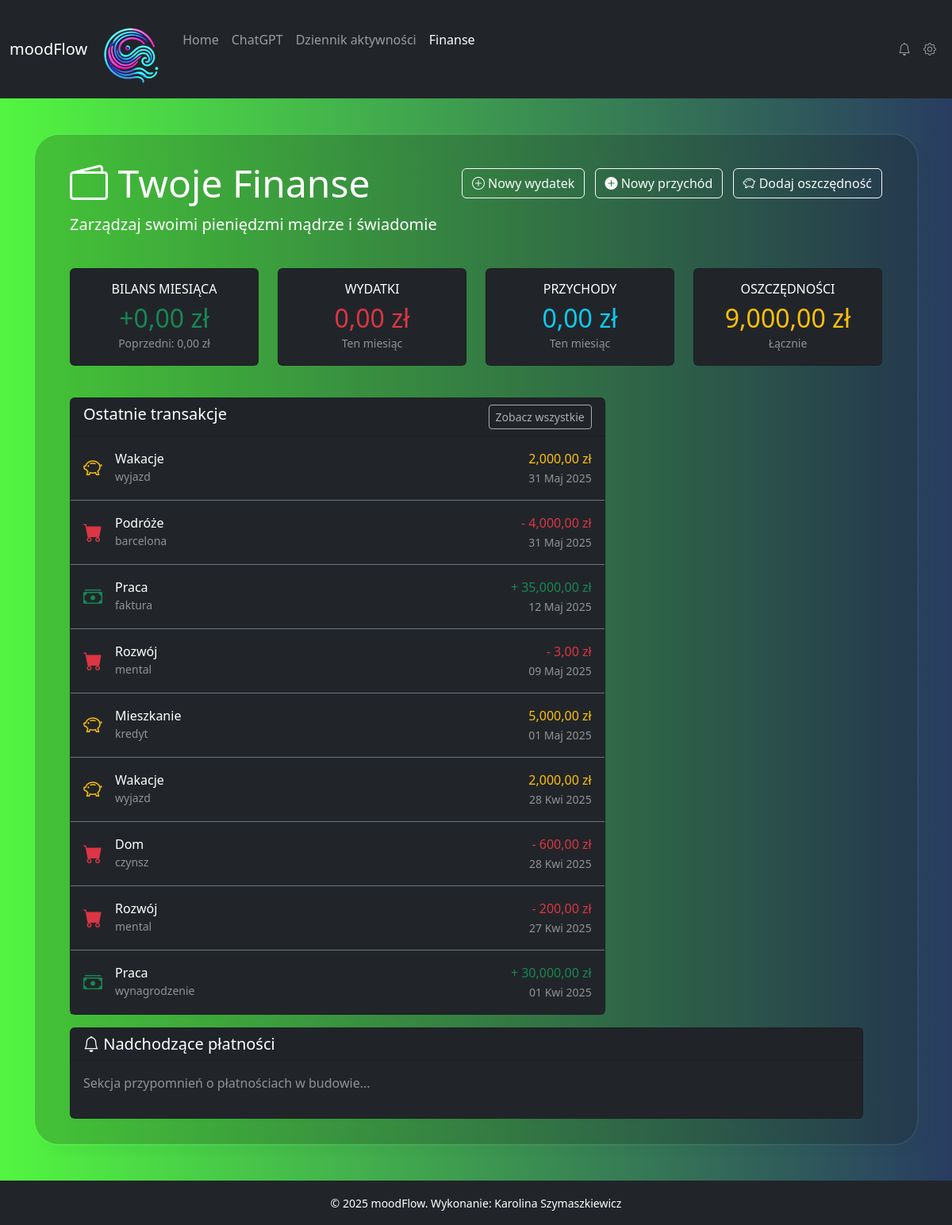
Screenshot of /finanse (signed in) with the database file from the repository.
### myapp/models.py (models this page shows, shortened)
class Transaction(models.Model):
    user = models.ForeignKey(settings.AUTH_USER_MODEL, on_delete=models.CASCADE, related_name='transactions')
    category = models.ForeignKey(Category, on_delete=models.SET_NULL, null=True, blank=True, related_name='transactions', verbose_name="Kategoria")
    amount = models.DecimalField(max_digits=10, decimal_places=2, verbose_name="Kwota")
    description = models.CharField(max_length=255, blank=True, null=True, verbose_name="Opis")
    date = models.DateField(default=timezone.now, verbose_name="Data transakcji")
    created_at = models.DateTimeField(auto_now_add=True)
    updated_at = models.DateTimeField(auto_now=True)
    type = models.CharField(max_length=10, choices=TYPE_CHOICES, verbose_name="Typ transakcji")
    class Meta:
        verbose_name = "Transakcja"
        verbose_name_plural = "Transakcje"
        ordering = ['-date', '-created_at'] # Najnowsze najpierw

class Category(models.Model):
    user = models.ForeignKey(settings.AUTH_USER_MODEL, on_delete=models.CASCADE, related_name='finance_categories')
    name = models.CharField(max_length=100, verbose_name="Nazwa kategorii")
    type = models.CharField(max_length=10, choices=TYPE_CHOICES, verbose_name="Typ")
    class Meta:
        verbose_name = "Kategoria finansowa"
        verbose_name_plural = "Kategorie finansowe"
        unique_together = ('user', 'name') # Unikalna nazwa kategorii dla użytkownika

### myapp/views.py (the view)
# urls.py: path('finanse', finance, name='finance'), #finanse
@login_required
def finance(request):
    user = request.user
    today = timezone.now().date()
    current_month = today.month
    current_year = today.year
    recent_transactions = Transaction.objects.filter(user=user).order_by('-date', '-created_at')[:10]
    monthly_transactions = Transaction.objects.filter(
        user=user,
        date__year=current_year,
        date__month=current_month
    )
    monthly_income_sum = monthly_transactions.filter(type='income').aggregate(total=Sum('amount'))['total'] or Decimal('0.00')
    monthly_expenses_sum = monthly_transactions.filter(type='expense').aggregate(total=Sum('amount'))['total'] or Decimal('0.00')
    monthly_savings_sum = monthly_transactions.filter(type='saving').aggregate(
        total=Sum('amount')
    )['total'] or Decimal('0.00')
    monthly_balance = monthly_income_sum - monthly_expenses_sum - monthly_savings_sum
    total_savings_sum = Transaction.objects.filter(
        user=user,
        type='saving'
    ).aggregate(total=Sum('amount'))['total'] or Decimal('0.00')
    summary_data = {
        'balance': monthly_balance, # Bilans miesięczny
        'expenses': monthly_expenses_sum, # Wydatki miesięczne
        'income': monthly_income_sum, # Przychody miesięczne
        'savings': total_savings_sum, # <-- Używam łącznej sumy oszczędności
        'previous_balance': Decimal('0.00'), # Placeholder
    }
    budget_data = []
    goals_data = []
    upcoming_payments_data = []
    context = {
        'recent_transactions': recent_transactions,
        'summary': summary_data,  # Przekazujemy obliczone podsumowanie
        'budgets': budget_data,
        'goals': goals_data,
        'upcoming_payments': upcoming_payments_data,
        'year': today.year
    }
    return render(request, "myapp/finanse.html", context)

### myapp/context_processors.py (called while the page is built)
def global_context(request):
    return {
        'year': datetime.now().year
    }

### myapp/templates/myapp/finanse.html (shortened to what this page needs)
{% extends 'base.html' %}
{% load static %}
{% load humanize %}
{% block content %}
<div class="container">
    <div class="row mb-4">
        <div class="col-12">
            <div class="d-flex justify-content-between align-items-center">
                <h1 class="display-5 mb-0"><i class="bi bi-wallet2"></i> Twoje Finanse</h1>
                <div>
                    <a href="{% url 'add_transaction' transaction_type='wydatek' %}" class="btn btn-outline-light me-2">
                        <i class="bi bi-plus-circle"></i> Nowy wydatek
                    </a>
                    <a href="{% url 'add_transaction' transaction_type='przychod' %}" class="btn btn-outline-light me-2">
                        <i class="bi bi-plus-circle-fill"></i> Nowy przychód
                    </a>
                    <a href="{% url 'add_transaction' transaction_type='oszczednosc' %}" class="btn btn-outline-light">
                        <i class="bi bi-piggy-bank"></i> Dodaj oszczędność
                    </a>
                </div>
            </div>
            <p class="lead mt-2">Zarządzaj swoimi pieniędzmi mądrze i świadomie</p>
        </div>
    </div>
    <div class="row mb-4">
        <div class="col-md-3 mb-3">
            <div class="card bg-dark text-white h-100">
                <div class="card-body text-center">
                    <h6 class="text-uppercase mb-2">Bilans miesiąca</h6>
                    <h2 class="mb-0 {% if summary.balance >= 0 %}text-success{% else %}text-danger{% endif %}">
                        {% if summary.balance >= 0 %}+{% endif %}{{ summary.balance|floatformat:2|intcomma }} zł
                    </h2>
                    <small class="text-white-50">Poprzedni: {{ summary.previous_balance|floatformat:2|intcomma }} zł</small>
                </div>
            </div>
        </div>
        <div class="col-md-3 mb-3">
             <div class="card bg-dark text-white h-100">
                <div class="card-body text-center">
                    <h6 class="text-uppercase mb-2">Wydatki</h6>
                    <h2 class="mb-0 text-danger">{{ summary.expenses|floatformat:2|intcomma }} zł</h2>
                    <small class="text-white-50">Ten miesiąc</small>
                </div>
            </div>
        </div>
        <div class="col-md-3 mb-3">
             <div class="card bg-dark text-white h-100">
                <div class="card-body text-center">
                    <h6 class="text-uppercase mb-2">Przychody</h6>
                    <h2 class="mb-0 text-info">{{ summary.income|floatformat:2|intcomma }} zł</h2>
                    <small class="text-white-50">Ten miesiąc</small>
                </div>
            </div>
        </div>
        <div class="col-md-3 mb-3">
            <div class="card bg-dark text-white h-100">
                <div class="card-body text-center">
                    <h6 class="text-uppercase mb-2">Oszczędności</h6>
                    <h2 class="mb-0 text-warning">{{ summary.savings|floatformat:2|intcomma }} zł</h2>
                    <small class="text-white-50">Łącznie</small>
                </div>
            </div>
        </div>
    </div>
     <div class="row">
        <div class="col-md-8 mb-3">
            <div class="card bg-dark text-white">
                 <div class="card-header d-flex justify-content-between">
                    <h5 class="mb-0">Ostatnie transakcje</h5>
                    <button class="btn btn-sm btn-outline-light" disabled>Zobacz wszystkie</button>
                </div>
                <div class="card-body p-0">
                    <div class="list-group list-group-flush bg-transparent">
                        {% for tx in recent_transactions %}
                        <div class="list-group-item bg-dark text-white border-secondary d-flex justify-content-between align-items-center py-3">
                            <div class="d-flex align-items-center">
                                <div class="me-3">
                                    {% if tx.type == 'expense' %}
                                        <i class="bi bi-cart-fill text-danger fs-4"></i>
                                    {% elif tx.type == 'income' %}
                                        <i class="bi bi-cash-stack text-success fs-4"></i>
                                    {% elif tx.type == 'saving' %}
                                        <i class="bi bi-piggy-bank text-warning fs-4"></i>
                                    {% else %}
                                        <i class="bi bi-question-circle fs-4"></i>
                                    {% endif %}
                                </div>
                                <div>
                                    <h6 class="mb-0">{{ tx.category.name|default:"Bez kategorii" }}</h6>
                                    <small class="text-white-50">{{ tx.description|default:"" }}</small>
                                </div>
                            </div>
                            <div class="text-end">
                                <div class="{% if tx.type == 'expense' %}text-danger{% elif tx.type == 'income' %}text-success{% elif tx.type == 'saving' %}text-warning{% endif %}">
                                    {% if tx.type == 'expense' %}-{% elif tx.type == 'income' %}+{% endif %}
                                    {{ tx.amount|floatformat:2|intcomma }} zł
                                </div>
                                <small class="text-white-50">{{ tx.date|date:"d M Y" }}</small>
                            </div>
                        </div>
                        {% empty %}
                         <div class="list-group-item bg-dark text-white border-secondary text-center py-3">
                            <p class="text-white-50 mb-0">Brak zarejestrowanych transakcji.</p>
                        </div>
                        {% endfor %}
                    </div>
                </div>
            </div>
        </div>
    <div class="row">
        <div class="col-md-12">
            <div class="card bg-dark text-white">
                <div class="card-header d-flex justify-content-between">
                    <h5 class="mb-0"><i class="bi bi-bell"></i> Nadchodzące płatności</h5>
                    </div>
                <div class="card-body p-0">
                    <div class="p-3">
                         <p class="text-white-50">Sekcja przypomnień o płatnościach w budowie...</p>
                    </div>
                 </div>
            </div>
        </div>
    </div>
</div>
{% endblock %}

### rows the page displays
Transaction: type "saving" (drawn), category.name "Wakacje", description "wyjazd", amount "2,000,00", date "31 Maj 2025"
Transaction: type "expense" (drawn), category.name "Podróże", description "barcelona", amount "4,000,00", date "31 Maj 2025"
Transaction: type "income" (drawn), category.name "Praca", description "faktura", amount "35,000,00", date "12 Maj 2025"
Transaction: type "expense" (drawn), category.name "Rozwój", description "mental", amount "3,00", date "09 Maj 2025"
Transaction: type "saving" (drawn), category.name "Mieszkanie", description "kredyt", amount "5,000,00", date "01 Maj 2025"
Transaction: type "saving" (drawn), category.name "Wakacje", description "wyjazd", amount "2,000,00", date "28 Kwi 2025"
Transaction: type "expense" (drawn), category.name "Dom", description "czynsz", amount "600,00", date "28 Kwi 2025"
Transaction: type "expense" (drawn), category.name "Rozwój", description "mental", amount "200,00", date "27 Kwi 2025"
Transaction: type "income" (drawn), category.name "Praca", description "wynagrodzenie", amount "30,000,00", date "01 Kwi 2025"

### other values shown
{{ summary.balance|floatformat:2|intcomma }} "0,00"
{{ summary.previous_balance|floatformat:2|intcomma }} "0,00"
{{ summary.expenses|floatformat:2|intcomma }} "0,00"
{{ summary.income|floatformat:2|intcomma }} "0,00"
{{ summary.savings|floatformat:2|intcomma }} "9,000,00"
